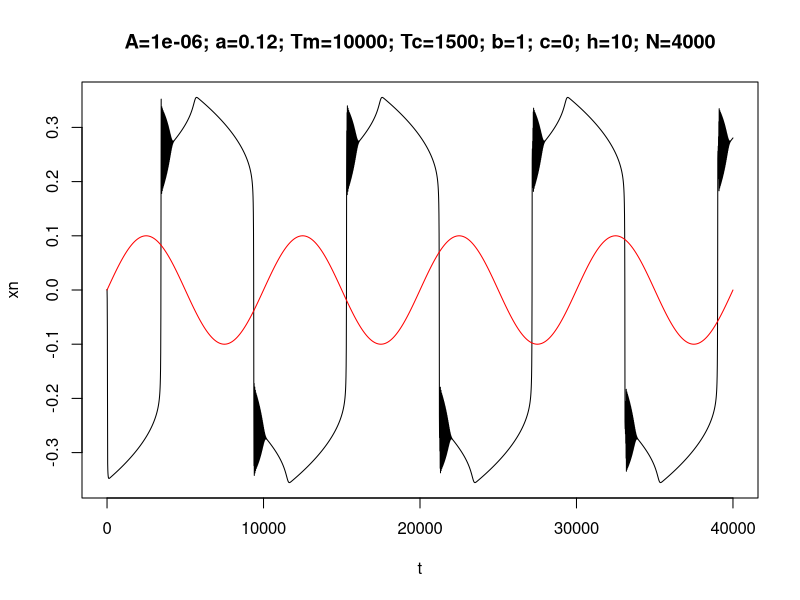

Generate this figure with R:
## RK4 solution for Van der Pol oscillator (Rial & Saha, 2011), no noise situation
## 
f1=function(a,b,c,x,y,t) -b*x^3+a*x-y+c
f2=function(omega,A,x,t,fm=10000) omega^2*x-A*sin(2*pi*fm*t)

## input parameters
fm=1/10000
h=10
fc=1/1500
omega=2*pi*fc
A=1e-6
x0=0.001
y0=0.001
a=0.12
b=1
c=0

N=4000
xn=vector(length=N+1)
yn=vector(length=N+1)

xn[1]=x0
yn[1]=y0

for (i in 1:N) {
	
	m=h*c(f1(a,b,c,xn[i],yn[i],i*h), f2(omega,A,xn[i],i*h))
	n=h*c(f1(a,b,c,xn[i]+1/2*m[1],yn[i]+1/2*m[2],i*h+1/2*h), f2(omega,A,xn[i]+1/2*m[1],i*h+1/2*h))
	j=h*c(f1(a,b,c,xn[i]+1/2*n[1],yn[i]+1/2*n[2],i*h+1/2*h), f2(omega,A,xn[i]+1/2*n[1],i*h+1/2*h))
	k=h*c(f1(a,b,c,xn[i]+j[1],yn[i]+j[2],i*h+h), f2(omega,A,xn[i]+j[1],i*h+h))
	
	xn[i+1]=xn[i]+1/6*(m[1]+2*n[1]+2*j[1]+k[1])
	yn[i+1]=yn[i]+1/6*(m[2]+2*n[2]+2*j[2]+k[2])
	
}

para=paste("A=",A,"; a=",a,"; Tm=",1/fm,"; Tc=",1/fc,"; b=",b,"; c=",c,"; h=",h,"; N=",N,sep='')
t=seq(0,h*N,by=h)

dev.new()
plot(t,xn,type='l')
lines(t,0.1*sin(2*pi*fm*t),col='red')
title(main=para)
# dev.new()
# plot(t,yn,type='l')
# dev.new()
# plot(xn,yn,type='l')
